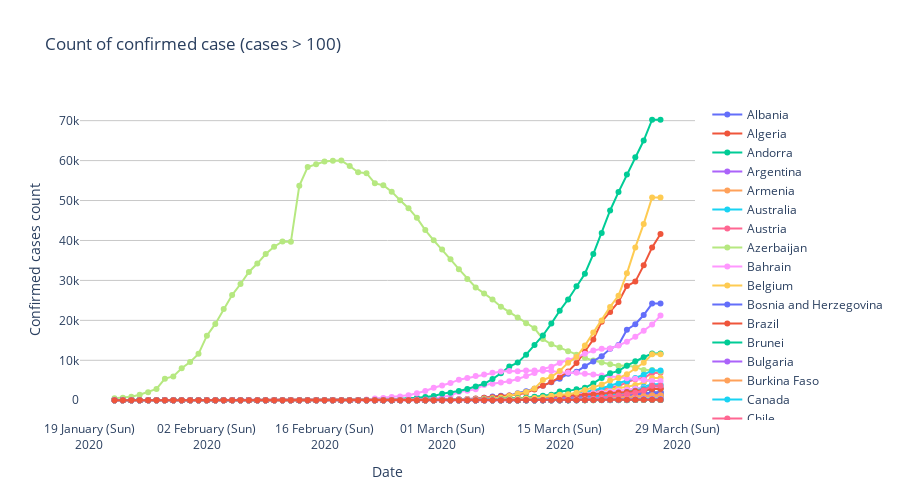

The cell this chart's notebook holds for it:
### Code cell
current_cases = confirmed_cases.subtract(recovered, fill_value=0)
current_cases = current_cases.sort_values(datetime.datetime.now().replace(hour=0, minute=0, second=0, microsecond=0) - timedelta(days=1))

fig = go.Figure()
for country in countries_whith_min_hundred_cases["CountryOrRegion"].drop_duplicates().tolist():
    fig.add_trace(
        go.Scatter(
            x=current_cases.columns,
            y=current_cases[current_cases.index == country].values[0],
            name=country,
            mode="lines+markers",
            line={"width": 2}
        )
    )
fig.update_layout(title="Count of confirmed case (cases > 100)",
                  xaxis_tickformat="%d %B (%a)<br>%Y",
                  height=500, 
                  plot_bgcolor="rgb(255, 255, 255)")
fig.update_xaxes(title_text="Date")
fig.update_yaxes(title_text="Confirmed cases count",
                 gridcolor="rgb(200, 200, 200)", 
                 gridwidth=1)
fig.show()
